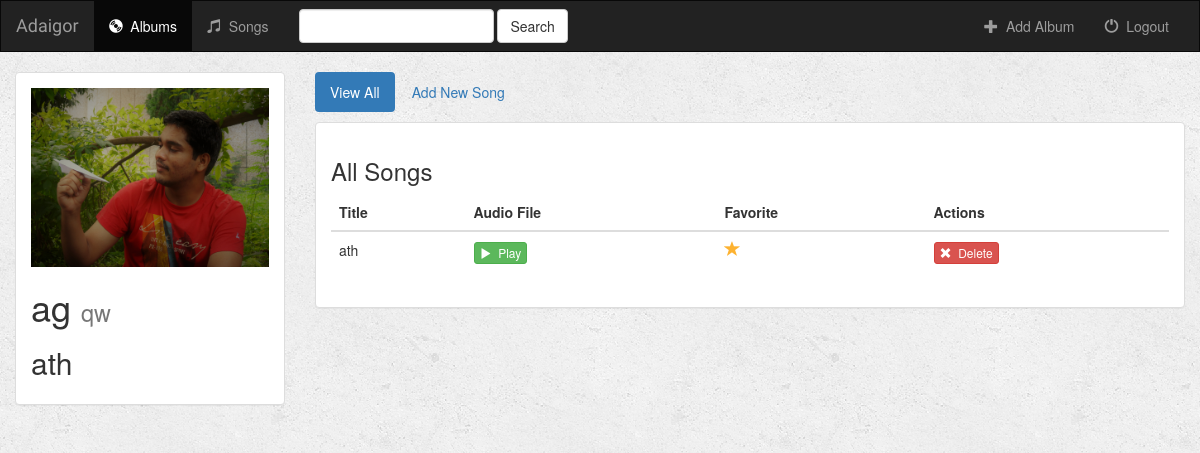
Screenshot of /music/2/ (signed in) with the database file from the repository.
### music/models.py (models this page shows, shortened)
class Album(models.Model):
    user = models.ForeignKey(User, default=1)
    artist = models.CharField(max_length=250)
    album_title = models.CharField(max_length=500)
    genre = models.CharField(max_length=100)
    album_logo = models.FileField()
    is_favorite = models.BooleanField(default=False)
    def __str__(self):
        return self.album_title + ' - ' + self.artist

class Song(models.Model):
    album = models.ForeignKey(Album, on_delete=models.CASCADE)
    song_title = models.CharField(max_length=250)
    audio_file = models.FileField(default='')
    is_favorite = models.BooleanField(default=False)

### music/views.py (the view)
# urls.py: url(r'^(?P<album_id>[0-9]+)/$', views.detail, name='detail'),
def detail(request, album_id):
    if not request.user.is_authenticated():
        return render(request, 'music/login.html')
    else:
        user = request.user
        album = get_object_or_404(Album, pk=album_id)
        return render(request, 'music/detail.html', {'album': album, 'user': user})

### music/templates/music/detail.html (shortened to what this page needs)
{% extends 'music/base.html' %}
{% block albums_active %}active{% endblock %}
{% block body %}
<div class="container-fluid songs-container">
    <div class="row">
        <div class="col-sm-4 col-md-3">
            <div class="panel panel-default">
                <div class="panel-body">
                    <a href="{% url 'music:detail' album.id %}">
                        {% if album.album_logo %}
                            <img src="{{ album.album_logo.url }}" class="img-responsive">
                        {% else %}
                            <h3>No image to display</h3>
                        {% endif %}
                    </a>
                    <h1>{{ album.album_title }} <small>{{ album.genre }}</small></h1>
                    <h2>{{ album.artist }}</h2>
                </div>
            </div>
        </div>
        <div class="col-sm-8 col-md-9">
            <ul class="nav nav-pills" style="margin-bottom: 10px;">
                <li role="presentation" class="active"><a href="{% url 'music:detail' album.id %}">View All</a></li>
                <li role="presentation"><a href="{% url 'music:create_song' album.id %}">Add New Song</a></li>
            </ul>
            <div class="panel panel-default">
                <div class="panel-body">
                    <h3>All Songs</h3>
                    <table class="table">
                        <thead>
                        <tr>
                            <th>Title</th>
                            <th>Audio File</th>
                            <th>Favorite</th>
                            <th>Actions</th>
                        </tr>
                        </thead>
                        <tbody>
                        {% for song in album.song_set.all %}
                            <tr>
                                <td>{{ song.song_title }}</td>
                                <td>
                                    <a target="_blank" href="{{ song.audio_file.url }}">
                                        <button type="button" class="btn btn-success btn-xs">
                                            <span class="glyphicon glyphicon-play"></span>&nbsp; Play
                                        </button>
                                    </a>
                                </td>
                                <td>
                                    <a href="{% url 'music:favorite' song.id %}" class="btn-favorite"><span class="glyphicon glyphicon-star {% if song.is_favorite %}active{% endif %}"></span></a>
                                </td>
                                <td>
                                    <form action="{% url 'music:delete_song' album.id song.id %}" method="post" style="display: inline;">
                                        <button type="submit" class="btn btn-danger btn-xs">
                                            <span class="glyphicon glyphicon-remove"></span>&nbsp; Delete
                                        </button>
                                    </form>
                                </td>
                            </tr>
                        {% endfor %}
                        </tbody>
                    </table>
                </div>
            </div>
        </div>
    </div>
</div>
{% endblock %}

### music/static/music/style.css (style rules this page uses)
body { background: white url("images/background.png"); }
.glyphicon-star { color: #CCCCCC; font-size: 16px; }
.glyphicon-star.active { color: #FDB230; }

### rows the page displays
Album: album_logo (picture), album_title "ag", genre "qw", artist "ath"
Song: song_title "ath", is_favorite True (drawn)
